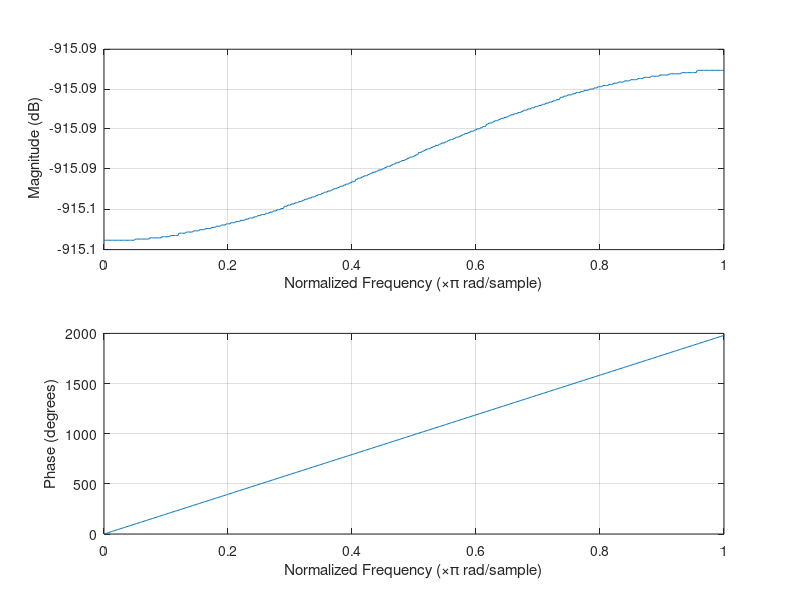

The MATLAB source for this figure: (Note: this script raises an error after producing the figure.)
%% Design of Digital IIR Butterworth Filter
%% using bilinear transformation technique
clc;
clear all;
clear all;
%% Input the filter specifications
Wp = 2*2000*pi; % analog passband cutoff frequency
Ws = 2*3500*pi;  %analog stopband cutoff frequency
Ap=0.2;
As=40;
fs=8000;
T=1/fs;
%% Calculation of filter order and filter coefficient
%[N, Wc] = buttord(0.3,0.8, Ap, As);
%[b_d,a_d] = butter(N,Wc);
[N,Wc] =buttord(Wp,Ws,Ap,As,'s');
[b,a] = butter(N,Wc,'high','s');%designs a lowpass butterworth analog filter

Hs=tf(b,a); %find corresponding transfer function
freqz(b,a,512);
[b_d,a_d] = impinvar(b,a,fs); 
Hz = tf(b_d,a_d,1/T);

[Hw, omega] = freqz(b_d, a_d, 512);
gain  = 20*log10(abs(Hw));
figure;
plot(omega,gain);
grid;
xlabel('\omega/\pi');
ylabel('Gain, dB');
title('IIR Butterworth digital filter');